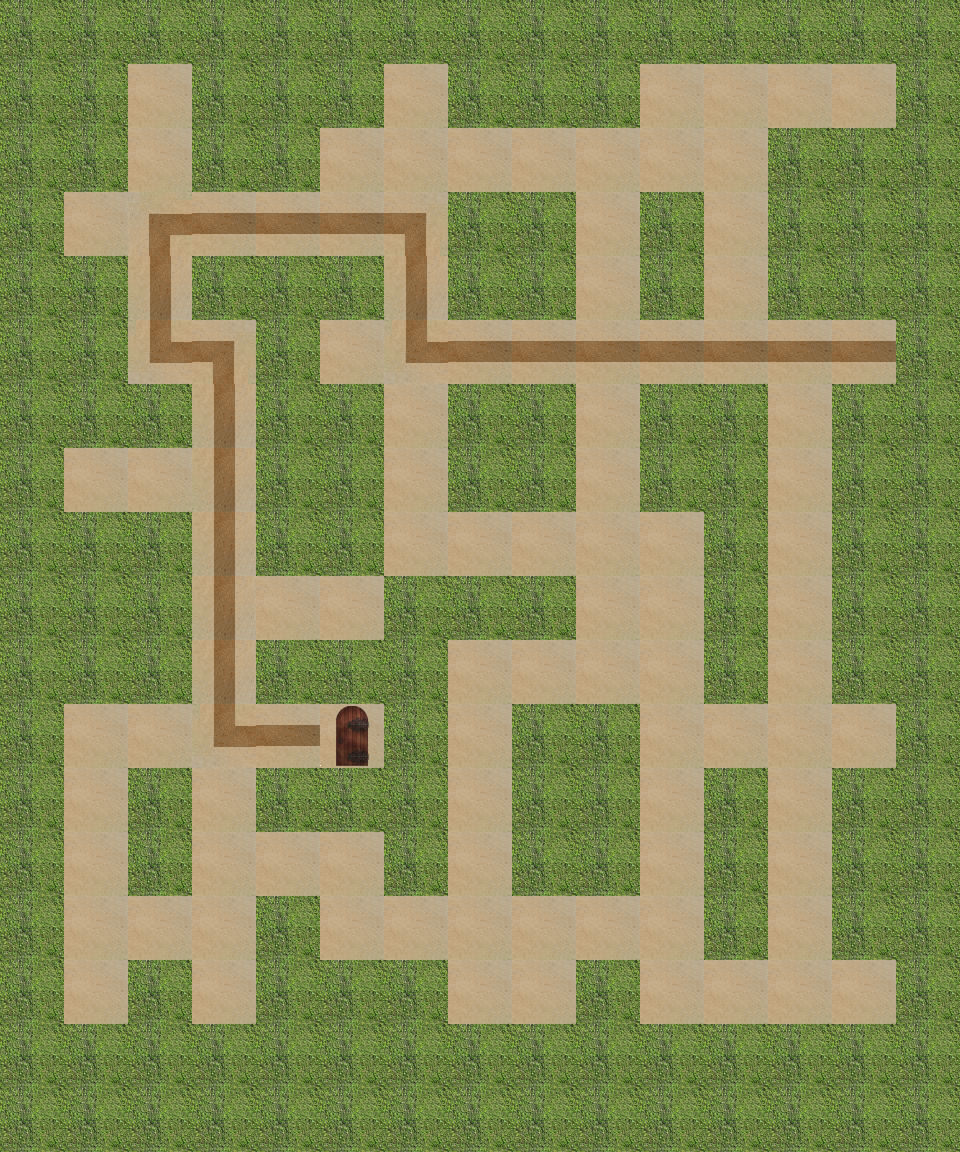

The image is a tile-based game level rendered from a .tmx file. Its description and source (layers, tilesets, objects; grid data summarised) follow:
An orthogonal 15x18 tile map with 64x64 px tiles, 4 tile layers (path, wall, hint, end), 1 hidden layer not drawn.

<map version="1.0" orientation="orthogonal" renderorder="right-down" width="15" height="18" tilewidth="64" tileheight="64">
 <properties>
  <property name="bestTimePossible" value="7.63" />
  <property name="viewSize" value="5" />
 </properties>
 <tileset firstgid="1" name="sandbush" tilewidth="64" tileheight="64">
  <image source="sandbush.png" width="256" height="192" />
 </tileset>
 <layer name="path" width="15" height="18">
  <data>[270 cells, 106 non-empty, 1 distinct tile ids]</data>
 </layer>
 <layer name="wall" width="15" height="18">
  <data>[270 cells, 164 non-empty, 1 distinct tile ids]</data>
 </layer>
 <layer name="hint" width="15" height="18">
  <data>[270 cells, 24 non-empty, 5 distinct tile ids]</data>
 </layer>
 <layer name="start" width="15" height="18" visible="0">
  <data>[270 cells, 1 non-empty, 1 distinct tile ids]</data>
 </layer>
 <layer name="end" width="15" height="18">
  <data>[270 cells, 1 non-empty, 1 distinct tile ids]</data>
 </layer>
</map>
